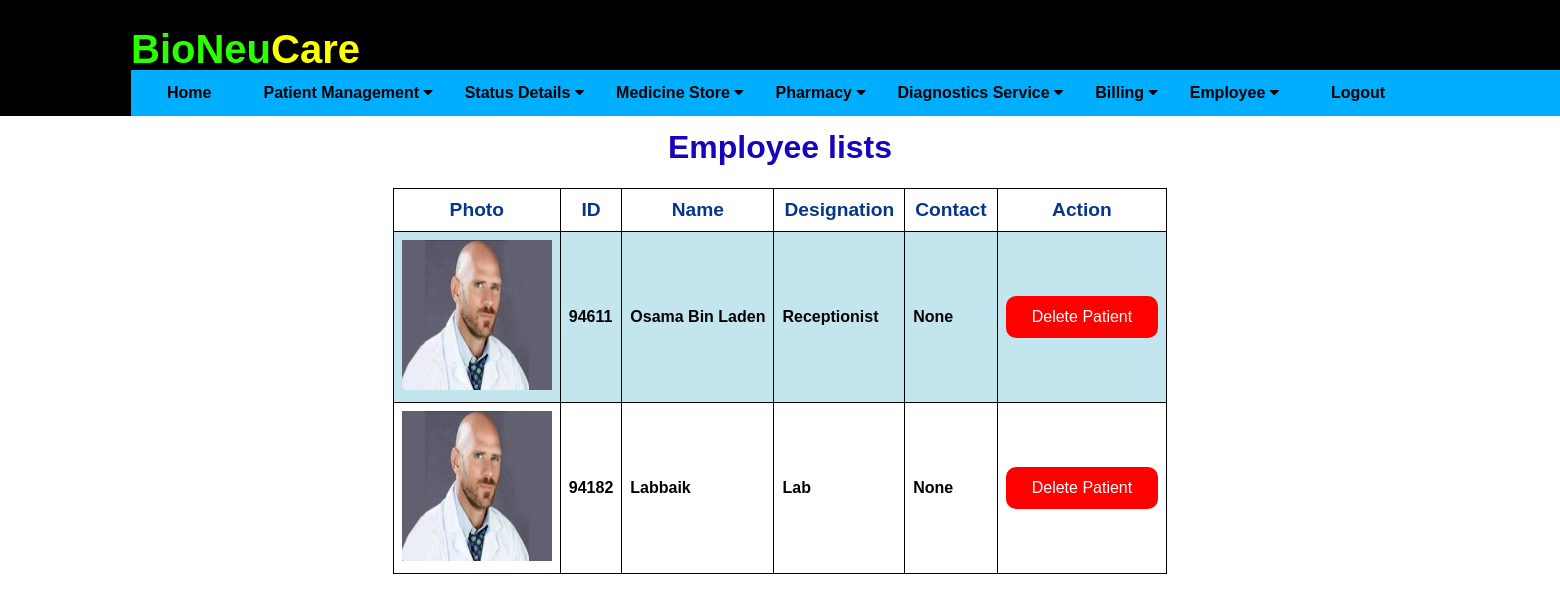
The page /list_employees (signed in) on the database its author committed.
### application/db.py (models this page shows)
class Employee(db.Model):
    __tablename__ = 'employee_data'
    eid = db.Column(db.Integer, primary_key=True)
    ename = db.Column(db.String(20), nullable=False)
    empid = db.Column(db.Integer, default=random.randint(10000, 99999))
    edesignation = db.Column(db.String(20))
    ecnum = db.Column(db.Integer)
    efname = db.Column(db.String(20))
    emname = db.Column(db.String(20))
    eenum = db.Column(db.String(20))
    enid = db.Column(db.Integer)
    paddr = db.Column(db.String)
    edob = db.Column(db.String(20))
    epaddress = db.Column(db.String)
    eedu = db.Column(db.String)
    ejobinfo = db.Column(db.String)
    ephoto = db.Column(db.String(255), nullable=False, default="default.jpg")

### application/routes.py (the view)
@app.route('/list_employees', methods=['GET'])
def list_employees():
    if 'username' in session:
        employees = Employee.query.all()
        return render_template('listEmployees.html', employees=employees)
    else:
        return "<h1>You do not have permission to perform this action. Please go back</h1>"

### application/templates/listEmployees.html (shortened to what this page needs)
{% extends "layout.html" %}
{% block content %}
        <div class="form1">
            <h1 style="text-align: center; color: rgb(23, 5, 187);">Employee lists</h1>
            <table >
        <tr>
            <th>Photo</th>
            <th>ID</th>
            <th>Name</th>
            <th>Designation</th>
            <th>Contact</th>
            <th>Action</th>
        </tr>
        {% for employee in employees %}
        <tr>
            <td> <img src="/static/ephotos/{{ employee.ephoto }}" height="150px" width="150px"/></td>
            <td> {{ employee.empid }} </td>
            <td> {{ employee.ename }} </td>
            <td> {{ employee.edesignation }} </td>
            <td> {{ employee.ecnum }} </td>
            <td><button type="button" class="dbutton" onclick="window.location='remove_employee/{{ employee.eid }}'"> Delete Patient </button></td>
        </tr>
        {% endfor %}
    </table>
    <br>
        </div>
    {% endblock %}

### application/static/css/main.css (style rules this page uses)
html { overflow-y: scroll; overflow-x: hidden; }
body { font-family: Arial, Helvetica, sans-serif; height: 100%; display: flex; flex-direction: column; }
.form1 { padding: 100px 0; width: auto; margin: auto; }
table, th, td { border: 1px solid black; border-collapse: collapse; }

### application/templates/layout.html (style rules this page uses)
table { font-family: arial, sans-serif; border-collapse: collapse; width: 100%; }
td { border: 1px solid #dddddd; text-align: left; font-weight: bold; padding: 8px; }
th { border: 1px solid #dddddd; width: auto; color: #06368a; text-align: center; font-size: larger; font-weight: bolder; padding: 10px; }
tr:nth-child(even) { background-color: #c3e5ee; }
.dbutton { background-color: #ff0000;; border: 2px; border-radius: 10px; color: white; padding: 12px 26px; text-align: center; text-decoration: none; display: inline-block; font-size: 16px; }

### rows shown on the page
Employee: ephoto (placeholder picture), empid "94611", ename "Osama Bin Laden", edesignation "Receptionist", ecnum "None"
Employee: ephoto (placeholder picture), empid "94182", ename "Labbaik", edesignation "Lab", ecnum "None"
